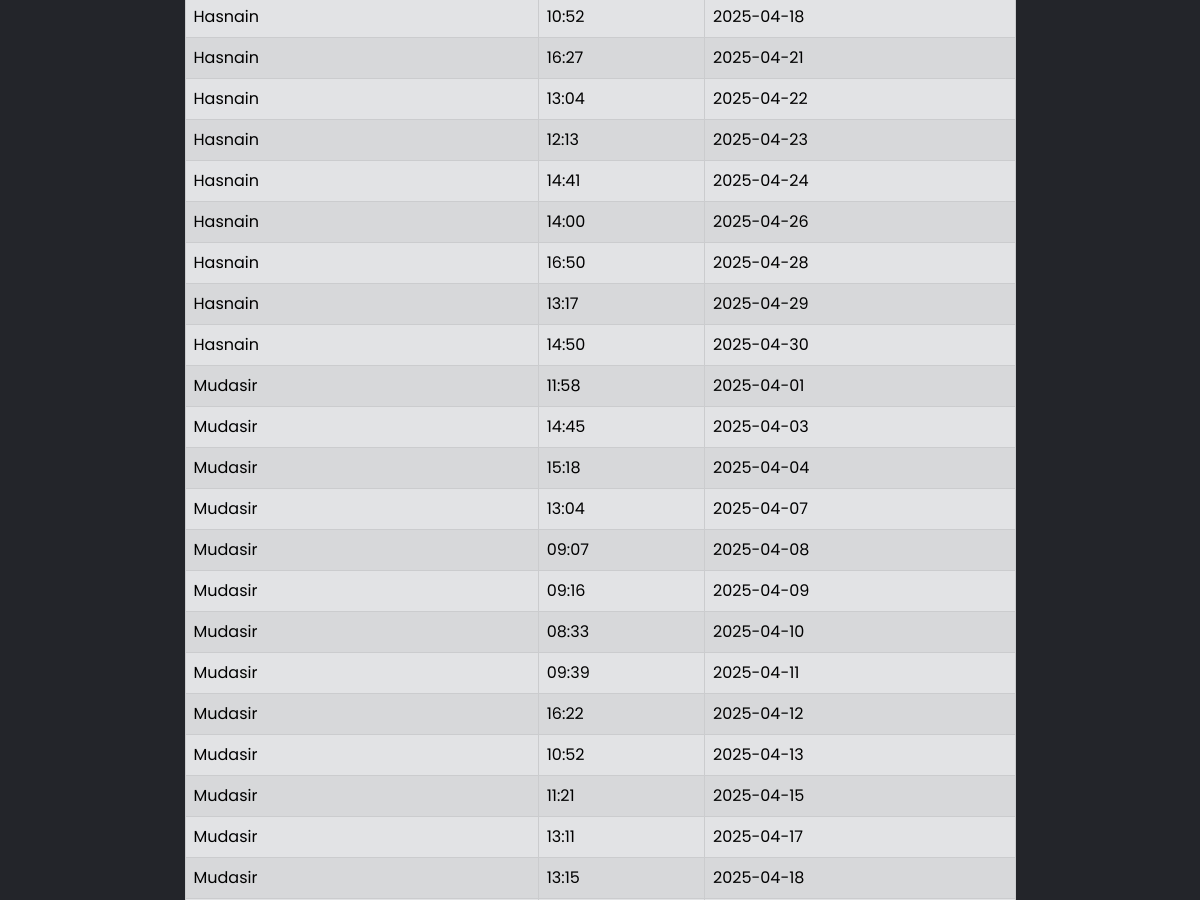
The app's page /whole (middle part), older data.
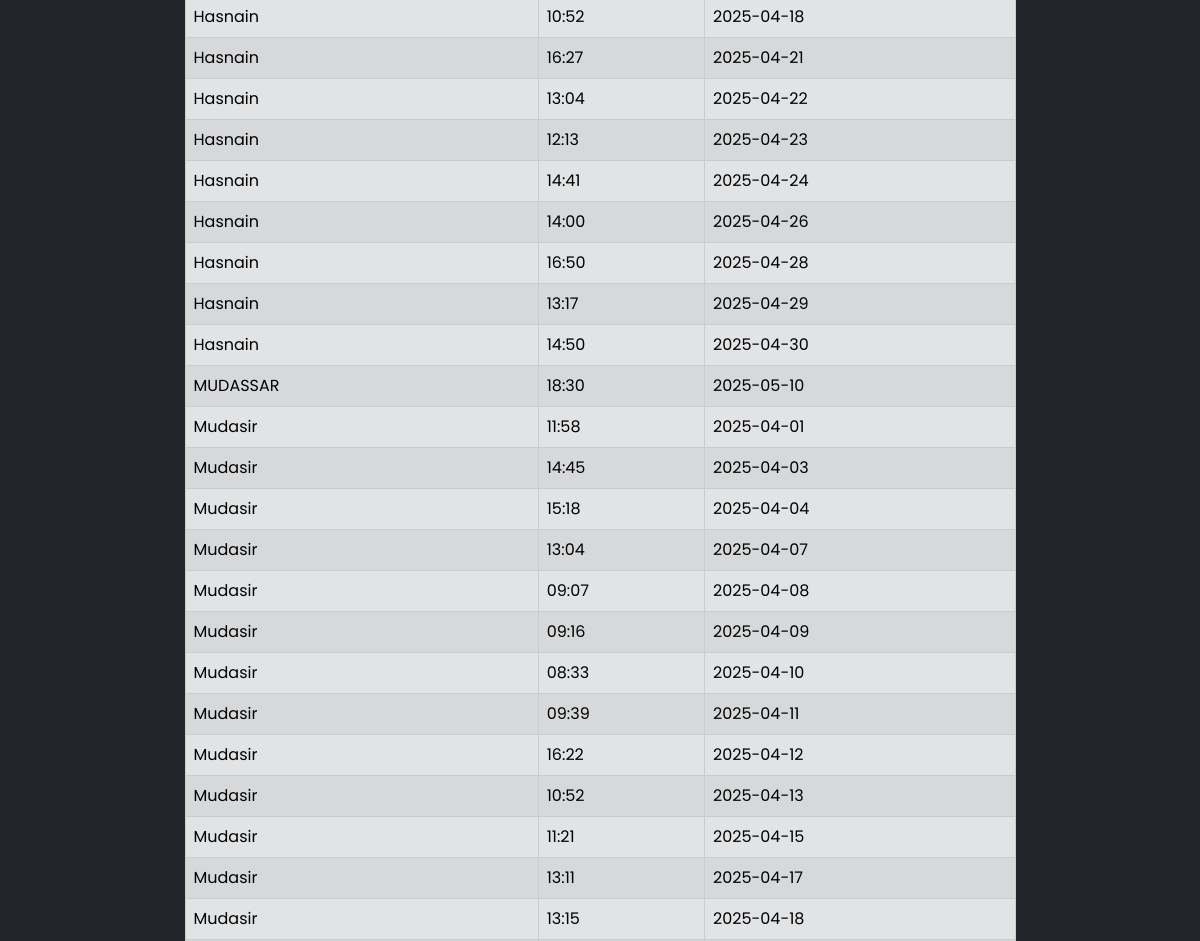
The same page, newer data.
### tables this page shows
CREATE TABLE Attendance (NAME TEXT, Time TEXT, Date TEXT, UNIQUE(NAME, Date));

### app.py (the view)
@app.route('/whole',methods=["GET","POST"])
def whole():
    today=date.today()
    conn = sqlite3.connect('information.db')
    conn.row_factory = sqlite3.Row
    cur = conn.cursor()
    cursor = cur.execute("SELECT DISTINCT NAME,Time, Date from Attendance")
    rows=cur.fetchall()
    return render_template('AttendanceList.html',rows=rows)

### templates/AttendanceList.html (shortened to what this page needs)
<!doctype html>
<html lang="en">
<head>
  <link href="https://cdn.jsdelivr.net/npm/bootstrap@5.0.2/dist/css/bootstrap.min.css" rel="stylesheet"
>
  <link rel="stylesheet" href="{{ url_for('static', filename='css/style.css') }}">
</head>
<body>
    <div class="container">
        <div class="row justify-content-center">
            <div class="col-md-9">
                <table class="table table-secondary table-striped table-bordered table-hover mb-5" >
                    <tbody>
                        {% for row in rows %}
                            <tr>
                                <td>{{row["NAME"]}}</td>
                                <td>{{row["Time"]}}</td>
                                <td>{{row["Date"]}}</td>
                            </tr>
                        {% endfor %}
                    </tbody>
                </table>
            </div>
        </div>
    </div>
</body>
</html>

Row changes from the older to the newer data that the page shows:
added Attendance: NAME "MUDASSAR", Time "18:30", Date "2025-05-10"
